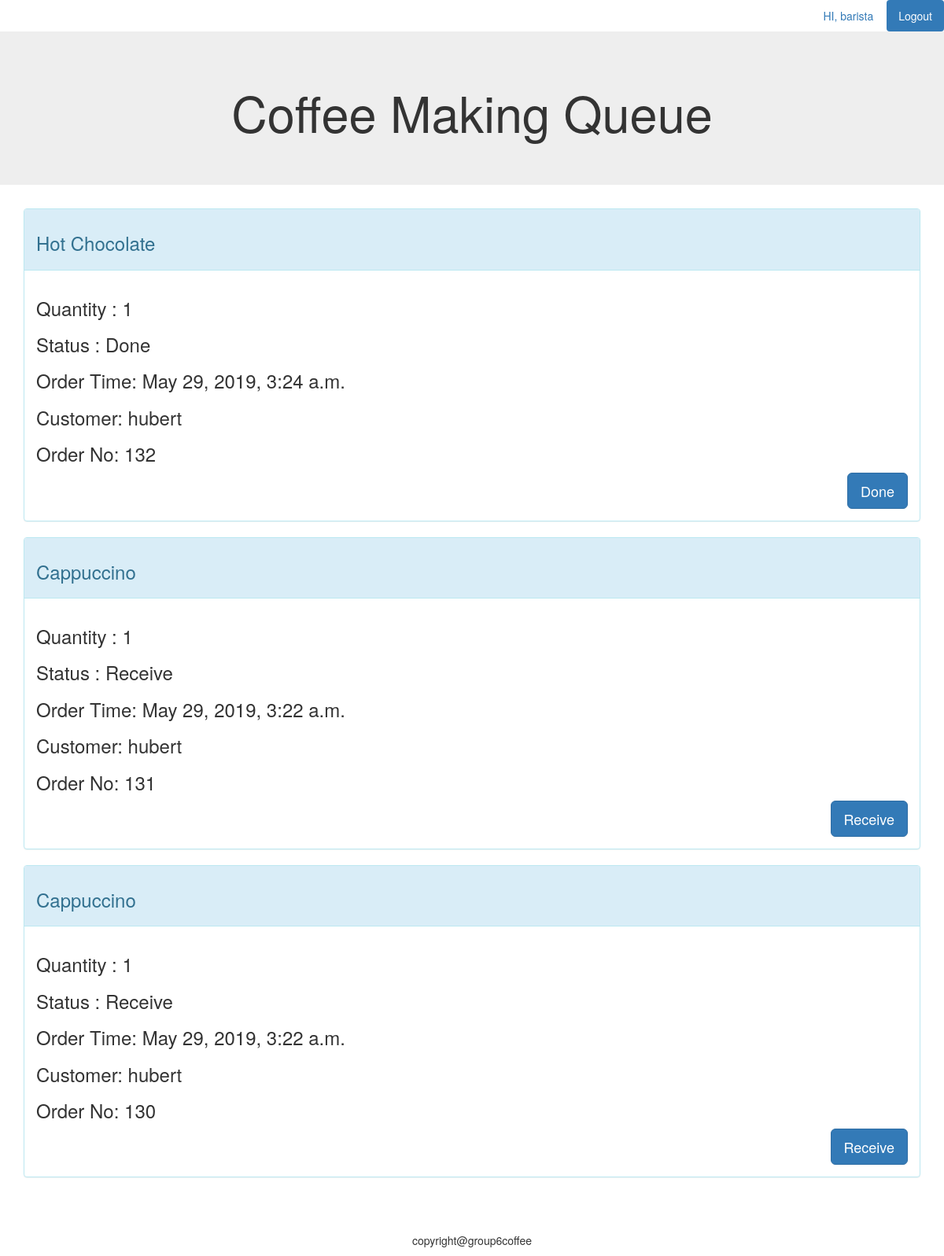
The app's page /coffee/barista with its own data.
### coffee/models.py (models this page shows, shortened)
class OrderItem(models.Model):
    status = (
        ("Receive", "Receive"),
        ("Preparing", "Preparing"),
        ("Done", "Done"),
        ("Remove", "Remove")
    )
    order_item_id = models.AutoField(primary_key=True)
    product_name = models.CharField(max_length=255, default="N")
    product_price = models.DecimalField(max_digits=4, decimal_places=2)
    order_status = models.CharField(max_length=255, choices=status)
    order_number = models.IntegerField(default=1)
    order_sub_total = models.DecimalField(max_digits=8, decimal_places=2)
    created_at = models.DateTimeField(auto_now=True)
    user_name = models.CharField(max_length=255, default="N")

### coffee/views.py (the view)
# urls.py: path('barista', coffee.views.barista_page),
def barista_page(request):
    all_order_item = OrderItem.objects.get_queryset().order_by('-created_at')
    return render(request, "barista.html",
                  {
                      "all_order_item": all_order_item,
                      'staffName': 'barista'
                  })

### coffee/templates/barista.html (shortened to what this page needs)
<!DOCTYPE html>
<html lang="en">
<head>
    <link rel="stylesheet" href="https://cdn.jsdelivr.net/npm/bootstrap@3.3.7/dist/css/bootstrap.min.css"
>
</head>
<body>
    <div class="container">
        <div class="row">
            <ul class="nav nav-pills navbar-right">
              <li role="presentation"><a href="">HI, {{ staffName }}</a></li>
              <li role="presentation" class="active"><a href="/coffee/staff">Logout</a></li>
            </ul>
        </div>
    </div>
    <div class="jumbotron">
      <h1 style="text-align: center">Coffee Making Queue</h1>
    </div>
    <div class="container">
        <div class="row">
            <div>
                {% for order in all_order_item %}
                    {% if order.order_status != 'Remove' %}
                    <div class="col-md-12">
                    <div class="panel panel-info">
                        <div class="panel-heading">
                            <h3>{{ order.product_name }}</h3>
                        </div>
                        <div class="panel-body">
                            <div>
                                <h3>Quantity : {{ order.order_number }}</h3>
                                <h3>Status : {{ order.order_status }}</h3>
                                <h3>Order Time: {{ order.created_at }}</h3>
                                <h3>Customer: {{ order.user_name}}</h3>
                                <h3>Order No: {{ order.order_item_id }}</h3>
                            </div>
                            <div class="pull-right">
                                <form action="" method="POST">
                                {% if order.order_status == 'Receive' %}
                                    <button class="btn btn-primary btn-lg" type="submit" id='submit'>Receive</button>
                                {% endif %}
                                {% if order.order_status == 'Done' %}
                                    <button class="btn btn-primary btn-lg" type="submit" id='submit'>Done</button>
                                {% endif %}
                                </form>
                            </div>
                        </div>
                    </div>
                    </div>
                    {% endif %}
                {% endfor %}
            </div>
        </div>
    </div>
    <div class="container">
        <div class="row">
            <div style="margin-top: 50px">
                <p style="text-align: center">copyright@group6coffee</p>
            </div>
        </div>
    </div>
</body>
</html>

### records on screen
OrderItem: product_name "Hot Chocolate", order_number "1", order_status "Done", created_at "May 29, 2019, 3:24 a.m.", user_name "hubert", order_item_id "132"
OrderItem: product_name "Cappuccino", order_number "1", order_status "Receive", created_at "May 29, 2019, 3:22 a.m.", user_name "hubert", order_item_id "131"
OrderItem: product_name "Cappuccino", order_number "1", order_status "Receive", created_at "May 29, 2019, 3:22 a.m.", user_name "hubert", order_item_id "130"

### other values on screen
{{ staffName }} "barista"
